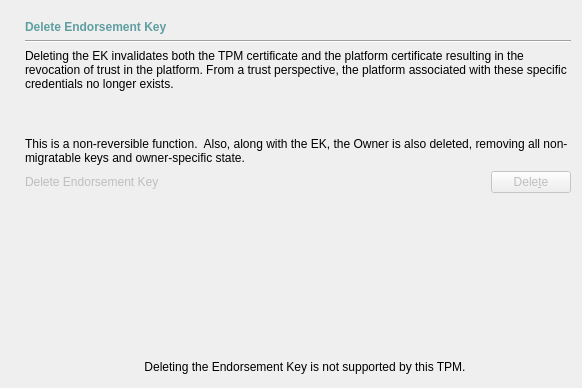
           <widget class="QWidget" name="tab3_18">
            <attribute name="title">
             <string>Revo&amp;ke Trust</string>
            </attribute>
            <layout class="QVBoxLayout" name="verticalLayout_15">
             <property name="leftMargin">
              <number>25</number>
             </property>
             <property name="topMargin">
              <number>20</number>
             </property>
             <item>
              <widget class="QLabel" name="label_313">
               <property name="text">
                <string>&lt;html&gt;&lt;head&gt;&lt;meta name=&quot;qrichtext&quot; content=&quot;1&quot; /&gt;&lt;style type=&quot;text/css&quot;&gt;
p, li { white-space: pre-wrap; }
&lt;/style&gt;&lt;/head&gt;&lt;body style=&quot; font-family:'Sans Serif'; font-size:9pt; font-weight:400; font-style:normal;&quot;&gt;
&lt;p style=&quot; margin-top:0px; margin-bottom:0px; margin-left:0px; margin-right:0px; -qt-block-indent:0; text-indent:0px;&quot;&gt;&lt;span style=&quot; font-weight:600; color:#5f9ea0;&quot;&gt;Delete Endorsement Key&lt;/span&gt;&lt;/p&gt;&lt;/body&gt;&lt;/html&gt;</string>
               </property>
              </widget>
             </item>
             <item>
              <widget class="Line" name="line_19">
               <property name="orientation">
                <enum>Qt::Horizontal</enum>
               </property>
              </widget>
             </item>
             <item>
              <widget class="QLabel" name="label_314">
               <property name="text">
                <string>Deleting the EK invalidates both the TPM certificate and the platform certificate resulting in the revocation of trust in the platform. From a trust perspective, the platform associated with these specific credentials no longer exists.</string>
               </property>
               <property name="wordWrap">
                <bool>true</bool>
               </property>
              </widget>
             </item>
             <item>
              <spacer name="verticalSpacer_19">
               <property name="orientation">
                <enum>Qt::Vertical</enum>
               </property>
               <property name="sizeType">
                <enum>QSizePolicy::Fixed</enum>
               </property>
               <property name="sizeHint" stdset="0">
                <size>
                 <width>546</width>
                 <height>40</height>
                </size>
               </property>
              </spacer>
             </item>
             <item>
              <widget class="QLabel" name="label_312">
               <property name="text">
                <string>This is a non-reversible function.  Also, along with the EK, the Owner is also deleted, removing all non-migratable keys and owner-specific state.</string>
               </property>
               <property name="wordWrap">
                <bool>true</bool>
               </property>
              </widget>
             </item>
             <item>
              <layout class="QHBoxLayout" name="horizontalLayout_41">
               <item>
                <widget class="QLabel" name="myDeleteEndorsementText">
                 <property name="enabled">
                  <bool>false</bool>
                 </property>
                 <property name="text">
                  <string>Delete Endorsement Key</string>
                 </property>
                </widget>
               </item>
               <item>
                <spacer name="horizontalSpacer_29">
                 <property name="orientation">
                  <enum>Qt::Horizontal</enum>
                 </property>
                 <property name="sizeHint" stdset="0">
                  <size>
                   <width>198</width>
                   <height>20</height>
                  </size>
                 </property>
                </spacer>
               </item>
               <item>
                <widget class="QPushButton" name="myDeleteEndorsement">
                 <property name="enabled">
                  <bool>false</bool>
                 </property>
                 <property name="text">
                  <string>Dele&amp;te</string>
                 </property>
                </widget>
               </item>
              </layout>
             </item>
             <item>
              <spacer name="verticalSpacer_21">
               <property name="orientation">
                <enum>Qt::Vertical</enum>
               </property>
               <property name="sizeHint" stdset="0">
                <size>
                 <width>20</width>
                 <height>158</height>
                </size>
               </property>
              </spacer>
             </item>
             <item>
              <layout class="QHBoxLayout" name="horizontalLayout_6">
               <item>
                <spacer name="horizontalSpacer_19">
                 <property name="orientation">
                  <enum>Qt::Horizontal</enum>
                 </property>
                 <property name="sizeHint" stdset="0">
                  <size>
                   <width>40</width>
                   <height>20</height>
                  </size>
                 </property>
                </spacer>
               </item>
               <item>
                <widget class="QLabel" name="myDeleteEndorsementInfoIcon">
                 <property name="enabled">
                  <bool>true</bool>
                 </property>
                 <property name="sizePolicy">
                  <sizepolicy hsizetype="Fixed" vsizetype="Fixed">
                   <horstretch>0</horstretch>
                   <verstretch>0</verstretch>
                  </sizepolicy>
                 </property>
                 <property name="maximumSize">
                  <size>
                   <width>40</width>
                   <height>40</height>
                  </size>
                 </property>
                 <property name="text">
                  <string/>
                 </property>
                 <property name="pixmap">
                  <pixmap resource="resources.qrc">:/images/images/messagebox_info.png</pixmap>
                 </property>
                 <property name="scaledContents">
                  <bool>true</bool>
                 </property>
                </widget>
               </item>
               <item>
                <widget class="QLabel" name="myDeleteEndorsementInfoText">
                 <property name="enabled">
                  <bool>true</bool>
                 </property>
                 <property name="text">
                  <string>Deleting the Endorsement Key is not supported by this TPM.</string>
                 </property>
                 <property name="alignment">
                  <set>Qt::AlignCenter</set>
                 </property>
                </widget>
               </item>
               <item>
                <spacer name="horizontalSpacer_20">
                 <property name="orientation">
                  <enum>Qt::Horizontal</enum>
                 </property>
                 <property name="sizeHint" stdset="0">
                  <size>
                   <width>40</width>
                   <height>20</height>
                  </size>
                 </property>
                </spacer>
               </item>
              </layout>
             </item>
            </layout>
           </widget>
